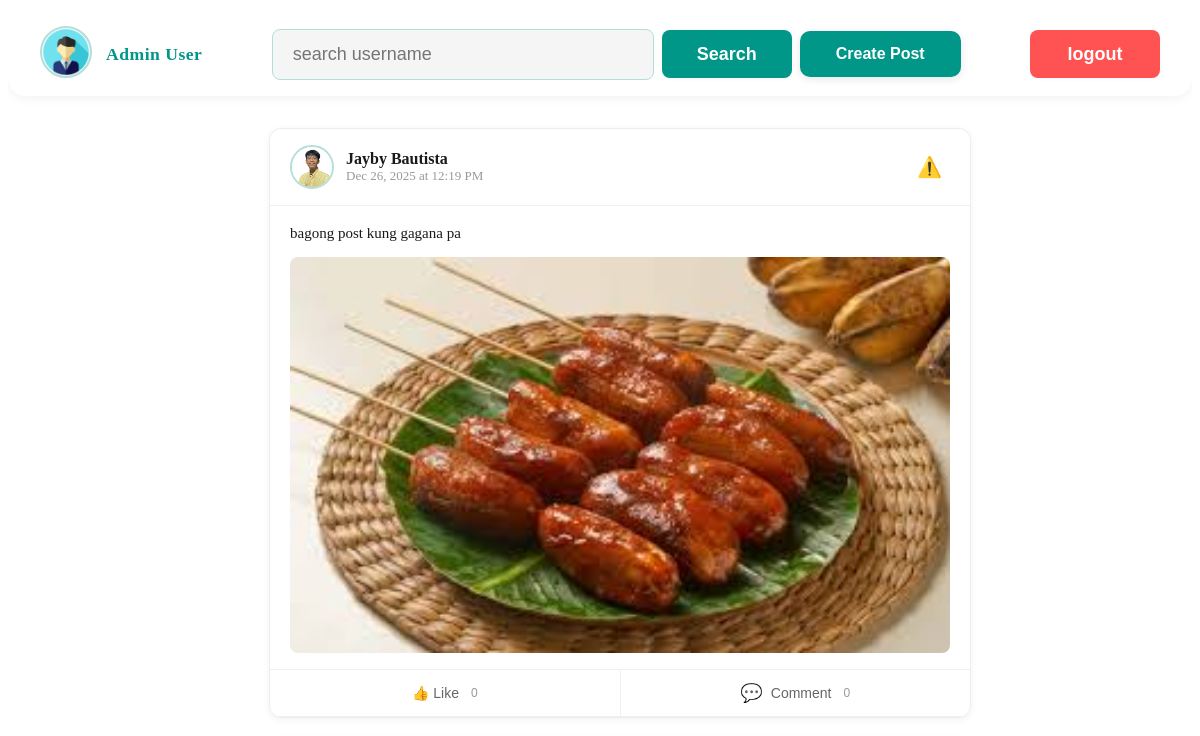
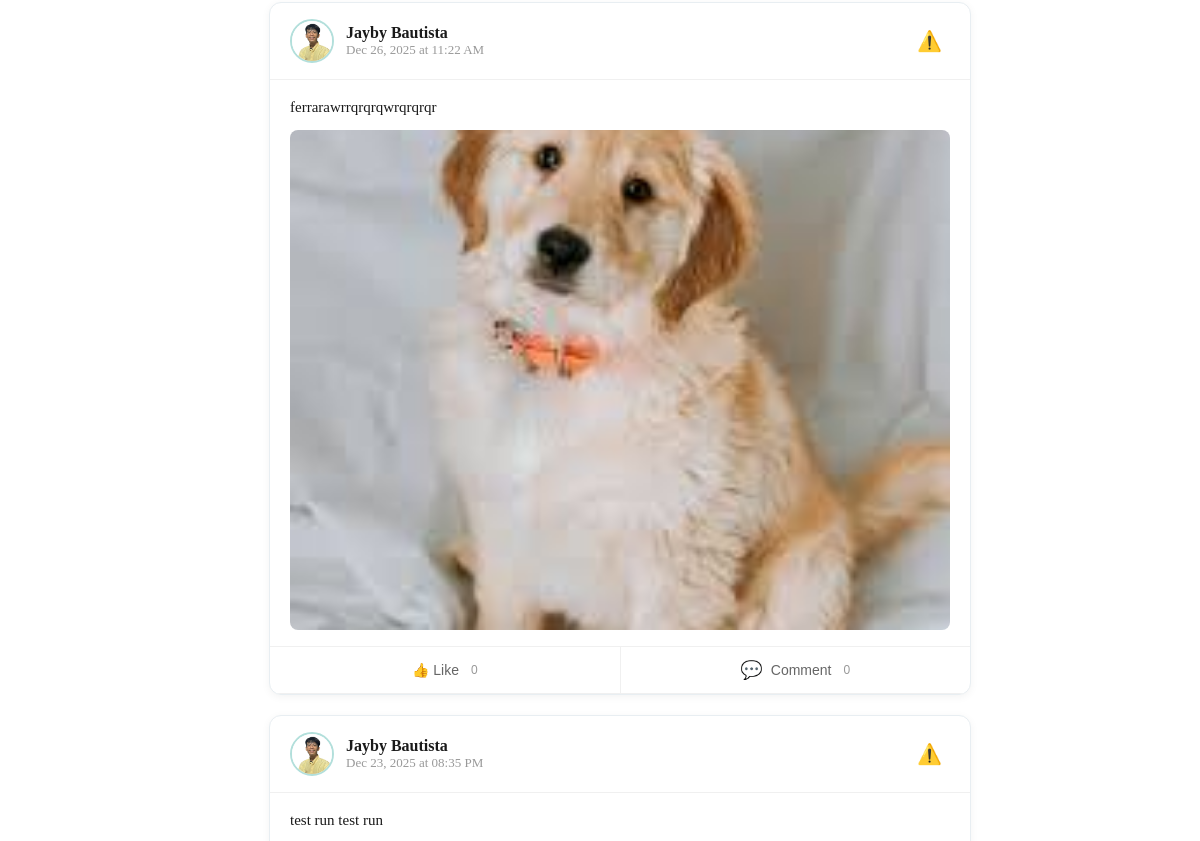
Page /dashboard_modules/user_dashboard.php (signed in, upper part) on the earlier database version (2 pictures, top to bottom).
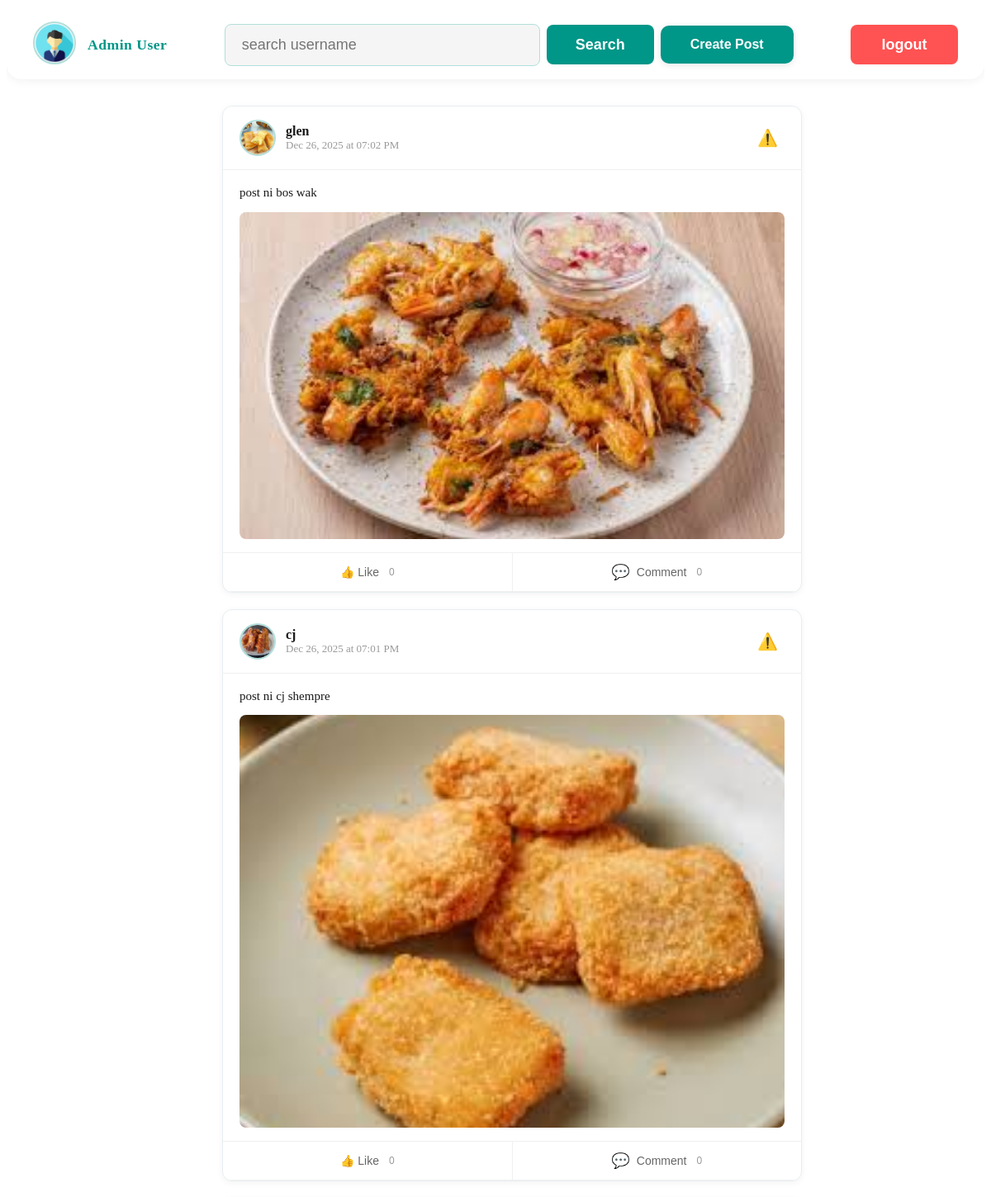
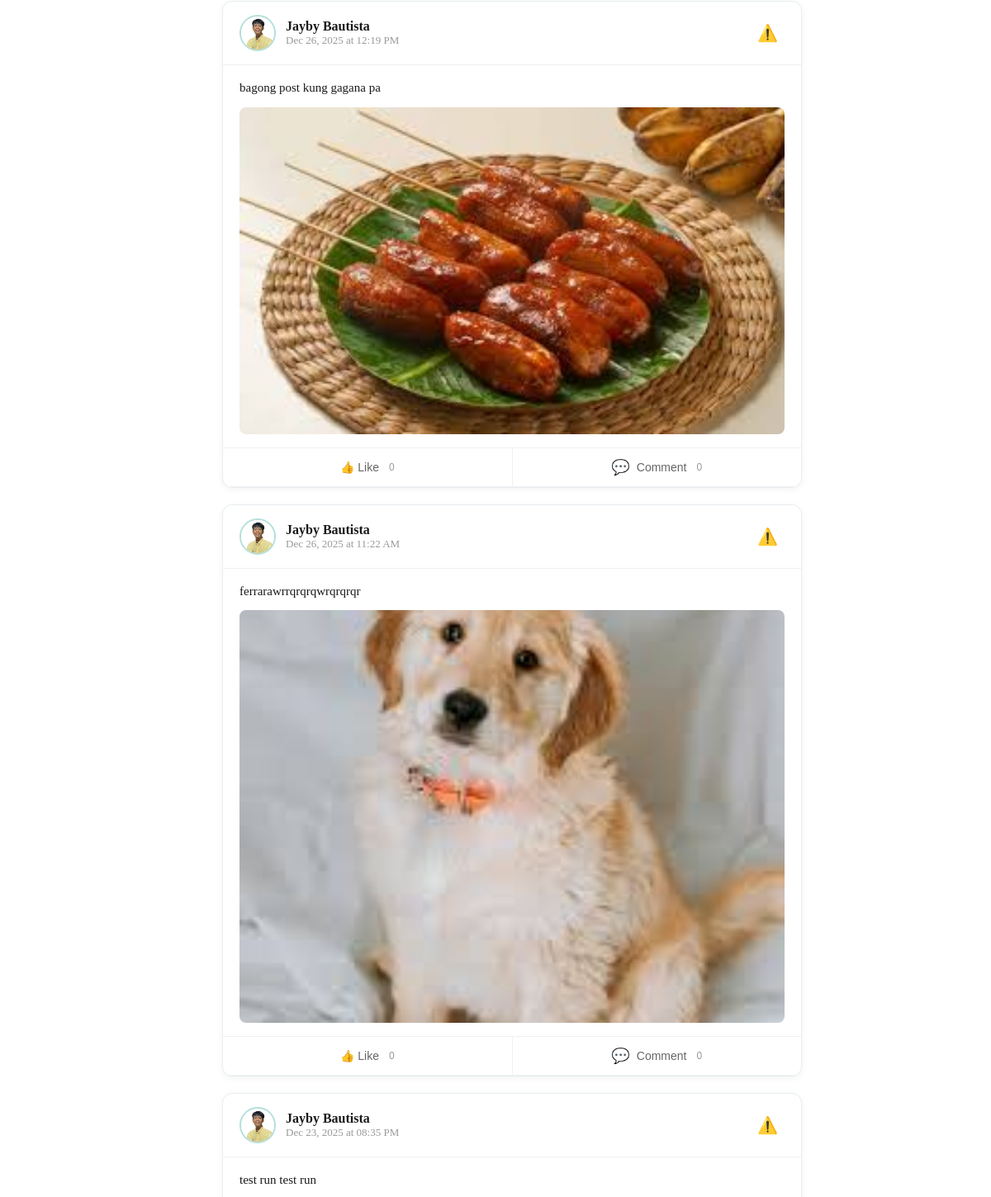
Same page on the later database version (2 pictures, top to bottom).
### tables this page shows
CREATE TABLE `users` (
  `id` int(11) NOT NULL,
  `email` varchar(100) NOT NULL,
  `password_hash` varchar(255) NOT NULL,
  `username` varchar(50) NOT NULL,
  `bio` varchar(255) DEFAULT NULL,
  `picture` varchar(255) DEFAULT NULL,
  `cover_picture` varchar(255) DEFAULT NULL,
  `created_at` datetime DEFAULT current_timestamp(),
  `type` enum('user','admin') NOT NULL
);

CREATE TABLE `posts` (
  `id` int(11) NOT NULL,
  `user_id` int(11) NOT NULL,
  `caption` text DEFAULT NULL,
  `image` varchar(255) DEFAULT NULL,
  `created_at` datetime DEFAULT current_timestamp(),
  `like_count` int(11) DEFAULT 0,
  `comment_count` int(11) DEFAULT 0
);

### dashboard_modules/user_dashboard.php (the view, shortened to what this page needs)
<?php
$id = $_SESSION['id'];
include('../config.php');
$sql = "SELECT * FROM users WHERE id=$id";
$result = mysqli_query($conn, $sql);
$user = mysqli_fetch_assoc($result);
?>
<!DOCTYPE html>
<html lang="en">
<head>
  <link rel="stylesheet" href="../css/user_dashboard.css?v=<?= time() ?>">
</head>
<body>
  <div class="header">
    <div class="header-left-section">
      <div><img class="profile-pic" src="../uploads/<?= htmlspecialchars($user['picture'] ?? 'default.png') ?>" alt="Profile Picture"></div>
      <div><span class="username"><?= htmlspecialchars($user['username'] ?? 'Unknown User') ?></span></div>
    </div>
    <div class="header-middle-section">
      <div><input type="text" name="search" placeholder="search username"></div>
      <div><button class="search-button">Search</button></div>
      <button class="create-post-btn">Create Post</button>
    </div>
    <div class="header-right-section">
      <button class="logout">logout</button>
    </div>
  </div>
  <div class="post-contents">
    <?php
    $sql = "SELECT posts.id, posts.user_id, posts.caption, posts.image, posts.created_at, users.username, users.picture
            FROM posts
            JOIN users ON posts.user_id = users.id
            ORDER BY posts.created_at DESC";
    $result = mysqli_query($conn, $sql);
    if ($result && mysqli_num_rows($result) > 0) {
      while ($post = mysqli_fetch_assoc($result)) {
        $postId = htmlspecialchars($post['id']);
        $username = htmlspecialchars($post['username']);
        $userPicture = htmlspecialchars($post['picture'] ?? 'default.png');
        $caption = htmlspecialchars($post['caption']);
        $postImage = htmlspecialchars($post['image']);
        $createdAt = date('M d, Y \a\t h:i A', strtotime($post['created_at']));
    ?>
        <div class="post-card">
          <div class="post-header">
            <div class="post-user-info">
              <img src="../uploads/<?= $userPicture ?>" alt="Profile" class="post-profile-pic">
              <div class="post-user-details">
                <div class="post-username"><?= $username ?></div>
                <div class="post-time"><?= $createdAt ?></div>
              </div>
            </div>
            <button class="post-report-btn" title="Report Post">⚠️</button>
          </div>
          <div class="post-content">
            <p class="post-caption"><?= nl2br($caption) ?></p>
            <?php if (!empty($postImage)) { ?>
              <img src="../user_modules/<?= $postImage ?>" alt="Post Image" class="post-image">
            <?php } ?>
          </div>
          <?php
            $likeCountQuery = mysqli_query(
            $conn, "SELECT COUNT(*) AS total FROM likes WHERE post_id = $postId");
            $likeCount = mysqli_fetch_assoc($likeCountQuery)['total'];
          ?>
          <div class="post-actions">
            <button class="post-action-btn like-btn" data-post-id="<?= $postId ?>">
              👍 Like
            <span class="action-count" id="like-count-<?= $postId ?>">
            <?= $likeCount ?>
            </span>
            </button>
             <?php
              $commentCountQuery = mysqli_query($conn, "SELECT COUNT(*) as total FROM comments WHERE post_id = $postId");
              $commentCount = mysqli_fetch_assoc($commentCountQuery)['total'];
              ?>
              <button class="post-action-btn comment-btn" data-post-id="<?= $postId ?>">
                <span class="action-icon">💬</span>
                <span class="action-text">Comment</span>
                <span class="action-count"><?= $commentCount ?></span>
              </button>
          </div>
        </div>
    <?php
      }
    } else {
      echo '<div class="no-posts"><p>No posts yet. Be the first to share!</p></div>';
    }
    ?>
  </div>
</body>
</html>

### css/user_dashboard.css (style rules this page uses)
html, body { overflow-x: hidden; }
.header { display: flex; align-items: center; justify-content: space-between; background: #fff; box-shadow: 0 2px 12px rgba(0, 0, 0, 0.06); padding: 18px 32px 14px 32px; border-bottom-left-radius: 18px; border-bottom-right-radius: 18px; margin-bottom: 24px; }
.header-left-section { display: flex; align-items: center; gap: 14px; }
.header-left-section .profile-pic { width: 48px; height: 48px; border-radius: 50%; object-fit: cover; border: 2px solid #b2dfdb; background: #fafafa; }
.header-left-section .username { font-size: 1.1rem; font-weight: 600; color: #009688; letter-spacing: 0.5px; }
.header-middle-section { display: flex; align-items: center; gap: 8px; }
.header-middle-section input[type="text"] { padding: 14px 20px; border-radius: 8px; border: 1.5px solid #b2dfdb; font-size: 18px; background: #f5f5f5; transition: border 0.2s; min-width: 340px; width: 340px; max-width: 500px; }
.search-button { background: #009688; color: #fff; border: none; border-radius: 8px; width: 130px; height: 48px; font-size: 18px; font-weight: 600; cursor: pointer; transition: background 0.2s; box-shadow: 0 1px 4px rgba(0, 0, 0, 0.04); display: flex; align-items: center; justify-content: center; padding: 0; }
.header-right-section { display: flex; align-items: center; }
.logout { background: #ff5252; color: #fff; border: none; border-radius: 8px; width: 130px; height: 48px; font-size: 18px; font-weight: 600; cursor: pointer; transition: background 0.2s; box-shadow: 0 1px 4px rgba(0, 0, 0, 0.04); display: flex; align-items: center; justify-content: center; padding: 0; }
.header { display: flex; flex-direction: row; }
.header-left-section { display: flex; flex-direction: row; }
.header-middle-section { display: flex; flex-direction: row; }
.create-post-btn { background: #009688; color: #fff; border: none; border-radius: 10px; padding: 14px 36px; font-size: 16px; font-weight: 600; cursor: pointer; transition: background 0.2s ease, transform 0.1s ease; box-shadow: 0 2px 8px rgba(0, 0, 0, 0.1); }
.post-contents { display: flex; flex-direction: column; align-items: center; width: 100%; padding: 0 20px; gap: 20px; }
.post-card { background: #fff; border: 1px solid #e8eef2; border-radius: 12px; box-shadow: 0 2px 8px rgba(0, 0, 0, 0.05); max-width: 700px; width: 100%; overflow: hidden; transition: box-shadow 0.3s ease; }
.post-header { display: flex; justify-content: space-between; align-items: center; padding: 16px 20px; border-bottom: 1px solid #f0f0f0; }
.post-user-info { display: flex; align-items: center; gap: 12px; flex: 1; }
.post-profile-pic { width: 40px; height: 40px; border-radius: 50%; object-fit: cover; border: 2px solid #b2dfdb; background: #fafafa; }
.post-user-details { display: flex; flex-direction: column; }
.post-username { font-size: 16px; font-weight: 600; color: #1a1a1a; }
.post-time { font-size: 13px; color: #999; }
.post-report-btn { background: none; border: none; font-size: 20px; cursor: pointer; padding: 8px; border-radius: 6px; transition: background 0.2s ease; }
.post-content { padding: 16px 20px; }
.post-caption { margin: 0 0 12px 0; font-size: 15px; color: #1a1a1a; line-height: 1.5; word-wrap: break-word; white-space: pre-wrap; }
.post-image { width: 100%; max-height: 500px; object-fit: cover; border-radius: 8px; display: block; margin: 0 auto; }
.post-actions { display: flex; border-top: 1px solid #f0f0f0; border-bottom: 1px solid #f0f0f0; }
.post-action-btn { flex: 1; background: none; border: none; padding: 12px 16px; border-right: 1px solid #f0f0f0; display: flex; align-items: center; justify-content: center; gap: 8px; cursor: pointer; transition: background 0.2s ease, color 0.2s ease; color: #666; font-size: 14px; font-weight: 500; }
.post-action-btn:last-child { border-right: none; }
.action-icon { font-size: 18px; }
.action-text { display: none; }
.action-count { font-size: 12px; color: #999; margin-left: auto; }
@media (min-width: 600px) { .action-text { display: inline; } }
@media (min-width: 600px) { .action-count { margin-left: 4px; } }

Differences in the rows shown:
added posts: user.picture (picture), user.username "glen", created_at "Dec 26, 2025 at 07:02 PM", caption "post ni bos wak", image (picture), likeCount "0", commentCount "0"
added posts: user.picture (picture), user.username "cj", created_at "Dec 26, 2025 at 07:01 PM", caption "post ni cj shempre", image (picture), likeCount "0", commentCount "0"
